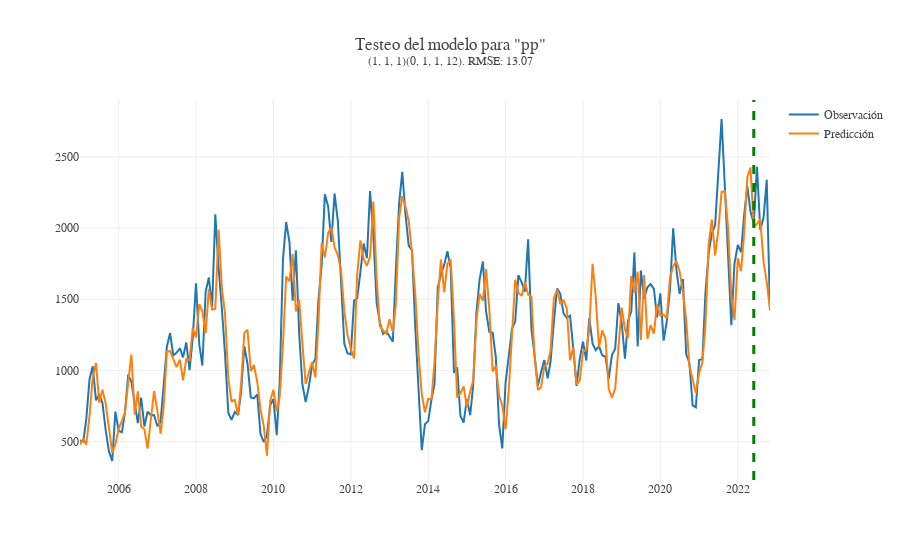

Source (notebook cell):
### Code cell
fitted = train_model_pp.fit(disp=False)
order_main = MODEL_ORDERS["pp"]["order"]
seasonal_order_main = MODEL_ORDERS["pp"]["seasonal_order"]
forecast_train = fitted.forecast(meses_prediccion, exog = X_new_train)
forecast_train = pd.concat([fitted.fittedvalues, forecast_train])
obs_pred_df = pd.DataFrame({"observado":y_test,
                            "prediccion": forecast_train})
RMSE = round(math.sqrt(mean_squared_error(obs_pred_df["observado"], obs_pred_df["prediccion"])), 2)
plot_predicc_obs_exog = go.Figure()
plot_predicc_obs_exog.add_trace(go.Scatter(x=y_test.index.to_timestamp(), y = y_test, name = "Observación"))
plot_predicc_obs_exog.add_trace(go.Scatter(x=obs_pred_df.index.to_timestamp(), y = obs_pred_df["prediccion"], name = "Predicción"))
plot_predicc_obs_exog.add_vline(x = obs_pred_df.index[-meses_testeo].to_timestamp(), line_width=3, line_dash="dash", line_color="green")
plot_predicc_obs_exog.update_layout(template = None, title_text =f"Testeo del modelo para \"{'pp'}\"<br><sup>{order_main}{seasonal_order_main}. RMSE: {RMSE}",
font_family = "georgia")
plot_predicc_obs_exog.write_image("../output/testeo_exog_sarimax/testeo_endog_sarimax_pp.pdf")
plot_predicc_obs_exog.show()

### Figure 1 — Plotly figure (JSON) as saved in the notebook; plotly's stock layout.template omitted (floating-point values rounded to 4 significant figures; data arrays with more than 128 entries replaced by an {"elided": "..."} marker saying what was removed)
{"data": [{"name": "Observación", "type": "scatter", "x": {"elided": "215 str values"}, "y": {"elided": "215 float values"}}, {"name": "Predicción", "type": "scatter", "x": {"elided": "215 str values"}, "y": {"elided": "215 float values"}}], "layout": {"font": {"family": "georgia"}, "shapes": [{"line": {"color": "green", "dash": "dash", "width": 3}, "type": "line", "x0": "2022-06-01T00:00:00", "x1": "2022-06-01T00:00:00", "xref": "x", "y0": 0, "y1": 1, "yref": "y domain"}], "title": {"text": "Testeo del modelo para \"pp\"<br><sup>(1, 1, 1)(0, 1, 1, 12). RMSE: 13.07"}}}
